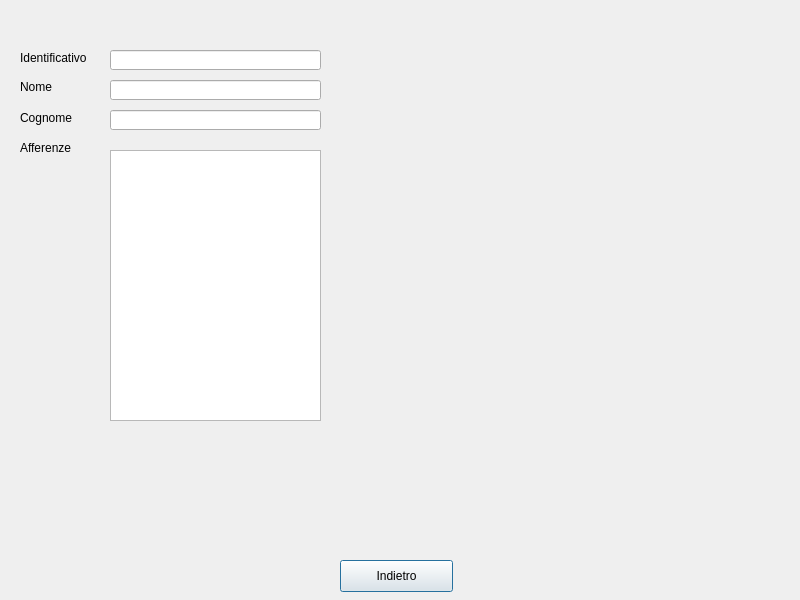
<?xml version="1.0" encoding="UTF-8"?>
<ui version="4.0">
 <class>Dialog</class>
 <widget class="QDialog" name="Dialog">
  <property name="geometry">
   <rect>
    <x>0</x>
    <y>0</y>
    <width>800</width>
    <height>600</height>
   </rect>
  </property>
  <property name="windowTitle">
   <string>Dialog</string>
  </property>
  <widget class="QStackedWidget" name="stackedWidget">
   <property name="geometry">
    <rect>
     <x>0</x>
     <y>0</y>
     <width>800</width>
     <height>600</height>
    </rect>
   </property>
   <widget class="QWidget" name="detailsAutore">
    <widget class="QLabel" name="Autore_labelAfferenze">
     <property name="geometry">
      <rect>
       <x>20</x>
       <y>140</y>
       <width>61</width>
       <height>16</height>
      </rect>
     </property>
     <property name="text">
      <string>Afferenze</string>
     </property>
    </widget>
    <widget class="QLabel" name="Autore_labelCognome">
     <property name="geometry">
      <rect>
       <x>20</x>
       <y>110</y>
       <width>61</width>
       <height>16</height>
      </rect>
     </property>
     <property name="text">
      <string>Cognome</string>
     </property>
    </widget>
    <widget class="QLineEdit" name="Autore_Nome">
     <property name="geometry">
      <rect>
       <x>110</x>
       <y>80</y>
       <width>211</width>
       <height>20</height>
      </rect>
     </property>
     <property name="readOnly">
      <bool>true</bool>
     </property>
    </widget>
    <widget class="QLineEdit" name="Autore_Cognome">
     <property name="geometry">
      <rect>
       <x>110</x>
       <y>110</y>
       <width>211</width>
       <height>20</height>
      </rect>
     </property>
     <property name="readOnly">
      <bool>true</bool>
     </property>
    </widget>
    <widget class="QLabel" name="Autore_labelNome">
     <property name="geometry">
      <rect>
       <x>20</x>
       <y>80</y>
       <width>47</width>
       <height>13</height>
      </rect>
     </property>
     <property name="text">
      <string>Nome</string>
     </property>
    </widget>
    <widget class="QListWidget" name="Autore_listAfferenze">
     <property name="geometry">
      <rect>
       <x>110</x>
       <y>150</y>
       <width>211</width>
       <height>271</height>
      </rect>
     </property>
    </widget>
    <widget class="QLineEdit" name="Autore_Identificativo">
     <property name="geometry">
      <rect>
       <x>110</x>
       <y>50</y>
       <width>211</width>
       <height>20</height>
      </rect>
     </property>
     <property name="readOnly">
      <bool>true</bool>
     </property>
    </widget>
    <widget class="QLabel" name="Autore_labelIdentificativo">
     <property name="geometry">
      <rect>
       <x>20</x>
       <y>50</y>
       <width>81</width>
       <height>16</height>
      </rect>
     </property>
     <property name="text">
      <string>Identificativo</string>
     </property>
    </widget>
    <widget class="QPushButton" name="Autore_Indietro">
     <property name="geometry">
      <rect>
       <x>340</x>
       <y>560</y>
       <width>113</width>
       <height>32</height>
      </rect>
     </property>
     <property name="text">
      <string>Indietro</string>
     </property>
    </widget>
   </widget>
   <widget class="QWidget" name="detailsRivista">
    <widget class="QLabel" name="Rivista_labelEditore">
     <property name="geometry">
      <rect>
       <x>20</x>
       <y>120</y>
       <width>47</width>
       <height>13</height>
      </rect>
     </property>
     <property name="text">
      <string>Editore</string>
     </property>
    </widget>
    <widget class="QLineEdit" name="Rivista_Nome">
     <property name="geometry">
      <rect>
       <x>110</x>
       <y>40</y>
       <width>241</width>
       <height>20</height>
      </rect>
     </property>
     <property name="readOnly">
      <bool>true</bool>
     </property>
    </widget>
    <widget class="QLabel" name="Rivista_labelVolume">
     <property name="geometry">
      <rect>
       <x>20</x>
       <y>160</y>
       <width>47</width>
       <height>13</height>
      </rect>
     </property>
     <property name="text">
      <string>Volume</string>
     </property>
    </widget>
    <widget class="QSpinBox" name="Rivista_Volume">
     <property name="geometry">
      <rect>
       <x>110</x>
       <y>160</y>
       <width>71</width>
       <height>22</height>
      </rect>
     </property>
     <property name="readOnly">
      <bool>true</bool>
     </property>
     <property name="maximum">
      <number>50000</number>
     </property>
    </widget>
    <widget class="QLabel" name="Rivista_labelData">
     <property name="geometry">
      <rect>
       <x>20</x>
       <y>200</y>
       <width>47</width>
       <height>13</height>
      </rect>
     </property>
     <property name="text">
      <string>Data</string>
     </property>
    </widget>
    <widget class="QLineEdit" name="Rivista_Editore">
     <property name="geometry">
      <rect>
       <x>110</x>
       <y>120</y>
       <width>241</width>
       <height>20</height>
      </rect>
     </property>
     <property name="readOnly">
      <bool>true</bool>
     </property>
    </widget>
    <widget class="QLabel" name="Rivista_labelNome">
     <property name="geometry">
      <rect>
       <x>20</x>
       <y>40</y>
       <width>47</width>
       <height>13</height>
      </rect>
     </property>
     <property name="text">
      <string>Nome</string>
     </property>
    </widget>
    <widget class="QLabel" name="Rivista_labelAcronimo">
     <property name="geometry">
      <rect>
       <x>20</x>
       <y>80</y>
       <width>61</width>
       <height>16</height>
      </rect>
     </property>
     <property name="text">
      <string>Acronimo</string>
     </property>
    </widget>
    <widget class="QLineEdit" name="Rivista_Acronimo">
     <property name="geometry">
      <rect>
       <x>110</x>
       <y>80</y>
       <width>241</width>
       <height>20</height>
      </rect>
     </property>
     <property name="readOnly">
      <bool>true</bool>
     </property>
    </widget>
    <widget class="QLineEdit" name="Rivista_Data">
     <property name="geometry">
      <rect>
       <x>110</x>
       <y>200</y>
       <width>241</width>
       <height>20</height>
      </rect>
     </property>
     <property name="readOnly">
      <bool>true</bool>
     </property>
    </widget>
    <widget class="QPushButton" name="Rivista_Indietro">
     <property name="geometry">
      <rect>
       <x>350</x>
       <y>560</y>
       <width>113</width>
       <height>32</height>
      </rect>
     </property>
     <property name="text">
      <string>Indietro</string>
     </property>
    </widget>
   </widget>
   <widget class="QWidget" name="detailsArticolo">
    <widget class="QLabel" name="Articolo_labelPrezzo">
     <property name="geometry">
      <rect>
       <x>20</x>
       <y>285</y>
       <width>47</width>
       <height>13</height>
      </rect>
     </property>
     <property name="text">
      <string>Prezzo</string>
     </property>
    </widget>
    <widget class="QLineEdit" name="Articolo_Titolo">
     <property name="geometry">
      <rect>
       <x>170</x>
       <y>60</y>
       <width>191</width>
       <height>20</height>
      </rect>
     </property>
     <property name="readOnly">
      <bool>true</bool>
     </property>
    </widget>
    <widget class="QLabel" name="Articolo_labelTitolo">
     <property name="geometry">
      <rect>
       <x>20</x>
       <y>60</y>
       <width>47</width>
       <height>13</height>
      </rect>
     </property>
     <property name="text">
      <string>Titolo</string>
     </property>
    </widget>
    <widget class="QSpinBox" name="Articolo_NumeroPagine">
     <property name="geometry">
      <rect>
       <x>170</x>
       <y>250</y>
       <width>71</width>
       <height>22</height>
      </rect>
     </property>
     <property name="readOnly">
      <bool>true</bool>
     </property>
     <property name="maximum">
      <number>50000</number>
     </property>
    </widget>
    <widget class="QLabel" name="Articolo_labelNumeroPagine">
     <property name="geometry">
      <rect>
       <x>20</x>
       <y>250</y>
       <width>111</width>
       <height>16</height>
      </rect>
     </property>
     <property name="text">
      <string>Numero di pagine</string>
     </property>
    </widget>
    <widget class="QLabel" name="Articolo_labelKeywords">
     <property name="geometry">
      <rect>
       <x>20</x>
       <y>90</y>
       <width>71</width>
       <height>16</height>
      </rect>
     </property>
     <property name="text">
      <string>Keywords</string>
     </property>
    </widget>
    <widget class="QDoubleSpinBox" name="Articolo_Prezzo">
     <property name="geometry">
      <rect>
       <x>170</x>
       <y>280</y>
       <width>71</width>
       <height>22</height>
      </rect>
     </property>
     <property name="readOnly">
      <bool>true</bool>
     </property>
     <property name="maximum">
      <double>50000.000000000000000</double>
     </property>
    </widget>
    <widget class="QLabel" name="Articolo_labelIdentificativo">
     <property name="geometry">
      <rect>
       <x>20</x>
       <y>30</y>
       <width>91</width>
       <height>16</height>
      </rect>
     </property>
     <property name="text">
      <string>Indentificativo</string>
     </property>
    </widget>
    <widget class="QLineEdit" name="Articolo_Identificativo">
     <property name="geometry">
      <rect>
       <x>170</x>
       <y>30</y>
       <width>191</width>
       <height>20</height>
      </rect>
     </property>
     <property name="readOnly">
      <bool>true</bool>
     </property>
    </widget>
    <widget class="QPushButton" name="Articolo_Indietro">
     <property name="geometry">
      <rect>
       <x>350</x>
       <y>560</y>
       <width>113</width>
       <height>32</height>
      </rect>
     </property>
     <property name="text">
      <string>Indietro</string>
     </property>
    </widget>
    <widget class="QListWidget" name="listAutoriArticoli">
     <property name="geometry">
      <rect>
       <x>170</x>
       <y>315</y>
       <width>200</width>
       <height>200</height>
      </rect>
     </property>
    </widget>
    <widget class="QComboBox" name="AutoriArticoli">
     <property name="geometry">
      <rect>
       <x>10</x>
       <y>310</y>
       <width>141</width>
       <height>32</height>
      </rect>
     </property>
     <item>
      <property name="text">
       <string>Seleziona</string>
      </property>
     </item>
     <item>
      <property name="text">
       <string>Autori</string>
      </property>
     </item>
     <item>
      <property name="text">
       <string>Articoli correlati</string>
      </property>
     </item>
    </widget>
    <widget class="QLabel" name="Articolo_labelPubblicatoPer">
     <property name="geometry">
      <rect>
       <x>10</x>
       <y>530</y>
       <width>101</width>
       <height>16</height>
      </rect>
     </property>
     <property name="text">
      <string>Pubblicato per</string>
     </property>
    </widget>
    <widget class="QLineEdit" name="Articolo_PubblicatoPer">
     <property name="geometry">
      <rect>
       <x>170</x>
       <y>530</y>
       <width>200</width>
       <height>21</height>
      </rect>
     </property>
     <property name="readOnly">
      <bool>true</bool>
     </property>
    </widget>
    <widget class="QListWidget" name="Articolo_listKeywords">
     <property name="geometry">
      <rect>
       <x>170</x>
       <y>100</y>
       <width>190</width>
       <height>140</height>
      </rect>
     </property>
    </widget>
   </widget>
   <widget class="QWidget" name="detailsConferenza">
    <widget class="QLineEdit" name="Conferenza_Acronimo">
     <property name="geometry">
      <rect>
       <x>160</x>
       <y>90</y>
       <width>211</width>
       <height>20</height>
      </rect>
     </property>
     <property name="readOnly">
      <bool>true</bool>
     </property>
    </widget>
    <widget class="QSpinBox" name="Conferenza_NumeroPartecipanti">
     <property name="geometry">
      <rect>
       <x>160</x>
       <y>430</y>
       <width>71</width>
       <height>22</height>
      </rect>
     </property>
     <property name="readOnly">
      <bool>true</bool>
     </property>
     <property name="maximum">
      <number>50000</number>
     </property>
    </widget>
    <widget class="QLabel" name="Conferenza_labelNumeroPartecipanti">
     <property name="geometry">
      <rect>
       <x>20</x>
       <y>430</y>
       <width>131</width>
       <height>16</height>
      </rect>
     </property>
     <property name="text">
      <string>Numero partecipanti</string>
     </property>
    </widget>
    <widget class="QLineEdit" name="Conferenza_Nome">
     <property name="geometry">
      <rect>
       <x>160</x>
       <y>50</y>
       <width>211</width>
       <height>20</height>
      </rect>
     </property>
     <property name="readOnly">
      <bool>true</bool>
     </property>
    </widget>
    <widget class="QLabel" name="Conferenza_labelLuogo">
     <property name="geometry">
      <rect>
       <x>20</x>
       <y>130</y>
       <width>47</width>
       <height>13</height>
      </rect>
     </property>
     <property name="text">
      <string>Luogo</string>
     </property>
    </widget>
    <widget class="QLabel" name="Conferenza_labelOrganizzatori">
     <property name="geometry">
      <rect>
       <x>20</x>
       <y>160</y>
       <width>91</width>
       <height>16</height>
      </rect>
     </property>
     <property name="text">
      <string>Organizzatori</string>
     </property>
    </widget>
    <widget class="QLabel" name="Conferenza_labelAcronimo">
     <property name="geometry">
      <rect>
       <x>20</x>
       <y>90</y>
       <width>71</width>
       <height>16</height>
      </rect>
     </property>
     <property name="text">
      <string>Acronimo</string>
     </property>
    </widget>
    <widget class="QLabel" name="Conferenza_labelData">
     <property name="geometry">
      <rect>
       <x>20</x>
       <y>475</y>
       <width>47</width>
       <height>13</height>
      </rect>
     </property>
     <property name="text">
      <string>Data</string>
     </property>
    </widget>
    <widget class="QLineEdit" name="Conferenza_Luogo">
     <property name="geometry">
      <rect>
       <x>160</x>
       <y>130</y>
       <width>211</width>
       <height>20</height>
      </rect>
     </property>
     <property name="readOnly">
      <bool>true</bool>
     </property>
    </widget>
    <widget class="QLabel" name="Conferenza_labelNome">
     <property name="geometry">
      <rect>
       <x>20</x>
       <y>50</y>
       <width>47</width>
       <height>13</height>
      </rect>
     </property>
     <property name="text">
      <string>Nome</string>
     </property>
    </widget>
    <widget class="QLineEdit" name="Conferenza_Data">
     <property name="geometry">
      <rect>
       <x>160</x>
       <y>470</y>
       <width>181</width>
       <height>21</height>
      </rect>
     </property>
     <property name="readOnly">
      <bool>false</bool>
     </property>
    </widget>
    <widget class="QPushButton" name="Conferenza_Indietro">
     <property name="geometry">
      <rect>
       <x>360</x>
       <y>560</y>
       <width>113</width>
       <height>32</height>
      </rect>
     </property>
     <property name="text">
      <string>Indietro</string>
     </property>
    </widget>
    <widget class="QListWidget" name="Conferenza_listOrganizzatori">
     <property name="geometry">
      <rect>
       <x>160</x>
       <y>170</y>
       <width>211</width>
       <height>231</height>
      </rect>
     </property>
    </widget>
   </widget>
  </widget>
 </widget>
 <resources/>
 <connections/>
</ui>
